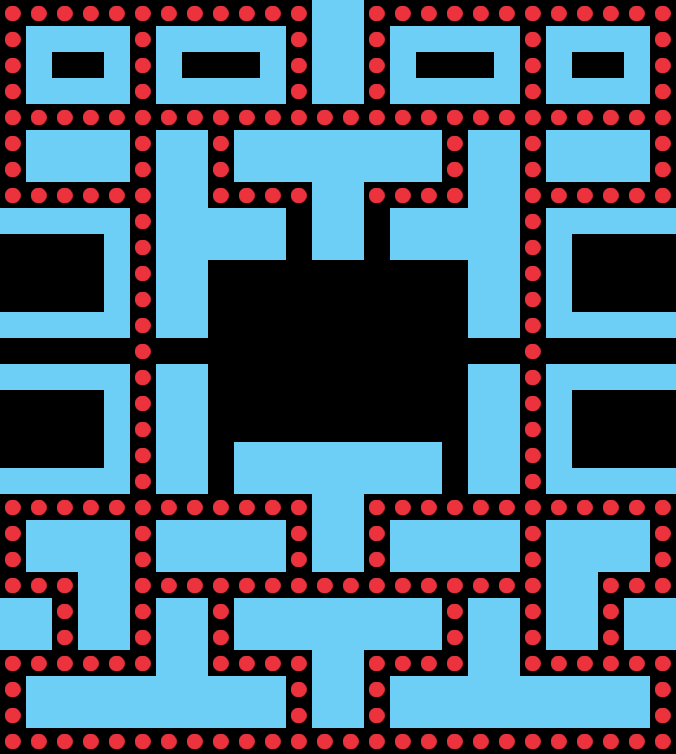

This game map was drawn from its Tiled (.tmx) file and the tilesets committed beside it. A one-line description and the trimmed map source follow:
An orthogonal 26x29 tile map with 26x26 px tiles, 1 tile layer (Meta).

<map version="1.0" orientation="orthogonal" width="26" height="29" tilewidth="26" tileheight="26">
 <tileset firstgid="1" name="meta" tilewidth="26" tileheight="26">
  <image source="meta.png" width="52" height="26" />
  <tile id="0">
   <properties>
    <property name="type" value="-1" />
   </properties>
  </tile>
  <tile id="1">
   <properties>
    <property name="type" value="1" />
   </properties>
  </tile>
 </tileset>
 <layer name="Meta" width="26" height="29">
  <data>[754 cells, 604 non-empty, 2 distinct tile ids]</data>
 </layer>
</map>